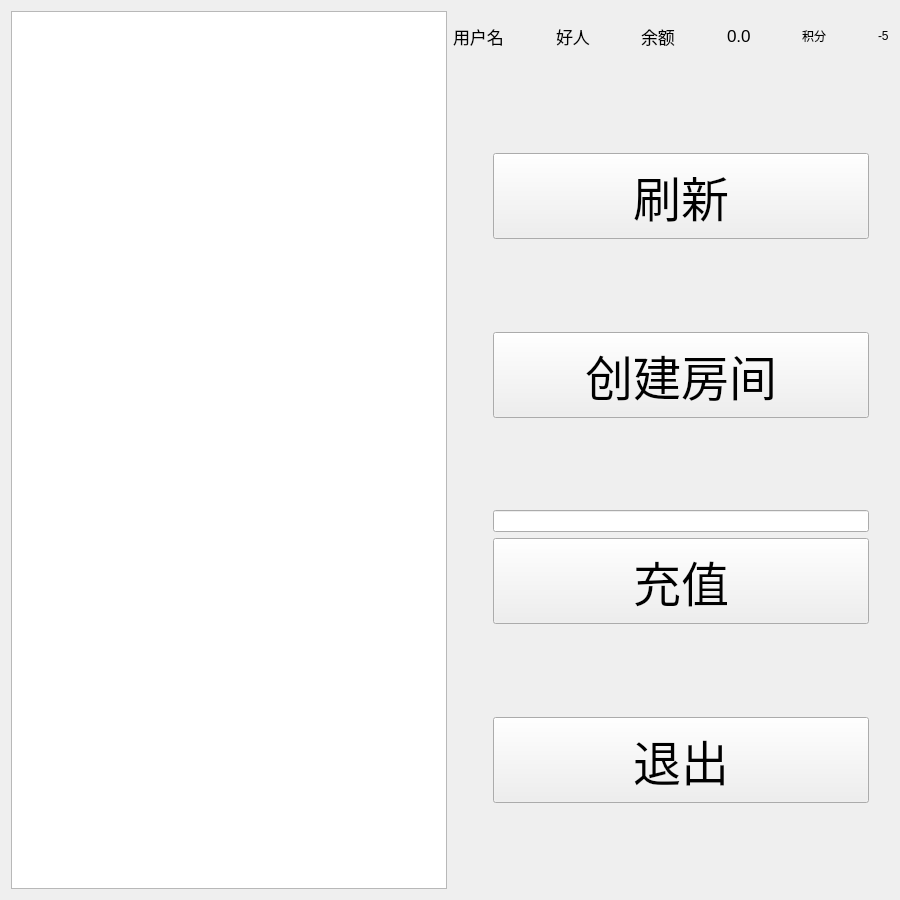
<?xml version="1.0" encoding="UTF-8"?>
<ui version="4.0">
 <class>W2</class>
 <widget class="QWidget" name="W2">
  <property name="geometry">
   <rect>
    <x>0</x>
    <y>0</y>
    <width>900</width>
    <height>900</height>
   </rect>
  </property>
  <property name="windowTitle">
   <string>Form</string>
  </property>
  <layout class="QHBoxLayout" name="horizontalLayout_4">
   <item>
    <layout class="QHBoxLayout" name="horizontalLayout_3">
     <item>
      <widget class="QListView" name="lv"/>
     </item>
     <item>
      <layout class="QVBoxLayout" name="verticalLayout_2">
       <item>
        <layout class="QHBoxLayout" name="horizontalLayout_2">
         <item>
          <widget class="QLabel" name="label">
           <property name="sizePolicy">
            <sizepolicy hsizetype="Preferred" vsizetype="Minimum">
             <horstretch>0</horstretch>
             <verstretch>0</verstretch>
            </sizepolicy>
           </property>
           <property name="minimumSize">
            <size>
             <width>0</width>
             <height>50</height>
            </size>
           </property>
           <property name="font">
            <font>
             <pointsize>13</pointsize>
            </font>
           </property>
           <property name="text">
            <string>用户名</string>
           </property>
          </widget>
         </item>
         <item>
          <spacer name="horizontalSpacer_3">
           <property name="orientation">
            <enum>Qt::Horizontal</enum>
           </property>
           <property name="sizeHint" stdset="0">
            <size>
             <width>40</width>
             <height>20</height>
            </size>
           </property>
          </spacer>
         </item>
         <item>
          <widget class="QLabel" name="username_label">
           <property name="sizePolicy">
            <sizepolicy hsizetype="Preferred" vsizetype="Minimum">
             <horstretch>0</horstretch>
             <verstretch>0</verstretch>
            </sizepolicy>
           </property>
           <property name="minimumSize">
            <size>
             <width>0</width>
             <height>50</height>
            </size>
           </property>
           <property name="font">
            <font>
             <pointsize>13</pointsize>
            </font>
           </property>
           <property name="text">
            <string>好人</string>
           </property>
          </widget>
         </item>
         <item>
          <spacer name="horizontalSpacer_4">
           <property name="orientation">
            <enum>Qt::Horizontal</enum>
           </property>
           <property name="sizeHint" stdset="0">
            <size>
             <width>40</width>
             <height>20</height>
            </size>
           </property>
          </spacer>
         </item>
         <item>
          <widget class="QLabel" name="label_3">
           <property name="sizePolicy">
            <sizepolicy hsizetype="Preferred" vsizetype="Minimum">
             <horstretch>0</horstretch>
             <verstretch>50</verstretch>
            </sizepolicy>
           </property>
           <property name="font">
            <font>
             <pointsize>13</pointsize>
            </font>
           </property>
           <property name="text">
            <string>余额</string>
           </property>
          </widget>
         </item>
         <item>
          <spacer name="horizontalSpacer_5">
           <property name="orientation">
            <enum>Qt::Horizontal</enum>
           </property>
           <property name="sizeHint" stdset="0">
            <size>
             <width>40</width>
             <height>20</height>
            </size>
           </property>
          </spacer>
         </item>
         <item>
          <widget class="QLabel" name="balance_lb">
           <property name="sizePolicy">
            <sizepolicy hsizetype="Preferred" vsizetype="Minimum">
             <horstretch>0</horstretch>
             <verstretch>60</verstretch>
            </sizepolicy>
           </property>
           <property name="font">
            <font>
             <pointsize>13</pointsize>
            </font>
           </property>
           <property name="text">
            <string>0.0</string>
           </property>
          </widget>
         </item>
         <item>
          <spacer name="horizontalSpacer_6">
           <property name="orientation">
            <enum>Qt::Horizontal</enum>
           </property>
           <property name="sizeHint" stdset="0">
            <size>
             <width>40</width>
             <height>20</height>
            </size>
           </property>
          </spacer>
         </item>
         <item>
          <widget class="QLabel" name="label_2">
           <property name="text">
            <string>积分</string>
           </property>
          </widget>
         </item>
         <item>
          <spacer name="horizontalSpacer_7">
           <property name="orientation">
            <enum>Qt::Horizontal</enum>
           </property>
           <property name="sizeHint" stdset="0">
            <size>
             <width>40</width>
             <height>20</height>
            </size>
           </property>
          </spacer>
         </item>
         <item>
          <widget class="QLabel" name="credit_label">
           <property name="text">
            <string>-5</string>
           </property>
          </widget>
         </item>
        </layout>
       </item>
       <item>
        <layout class="QHBoxLayout" name="horizontalLayout">
         <item>
          <spacer name="horizontalSpacer">
           <property name="orientation">
            <enum>Qt::Horizontal</enum>
           </property>
           <property name="sizeType">
            <enum>QSizePolicy::Preferred</enum>
           </property>
           <property name="sizeHint" stdset="0">
            <size>
             <width>40</width>
             <height>20</height>
            </size>
           </property>
          </spacer>
         </item>
         <item>
          <layout class="QVBoxLayout" name="verticalLayout">
           <item>
            <spacer name="verticalSpacer_4">
             <property name="orientation">
              <enum>Qt::Vertical</enum>
             </property>
             <property name="sizeHint" stdset="0">
              <size>
               <width>20</width>
               <height>40</height>
              </size>
             </property>
            </spacer>
           </item>
           <item>
            <widget class="QPushButton" name="refresh_pb">
             <property name="sizePolicy">
              <sizepolicy hsizetype="Minimum" vsizetype="Expanding">
               <horstretch>0</horstretch>
               <verstretch>0</verstretch>
              </sizepolicy>
             </property>
             <property name="font">
              <font>
               <pointsize>36</pointsize>
              </font>
             </property>
             <property name="text">
              <string>刷新</string>
             </property>
            </widget>
           </item>
           <item>
            <spacer name="verticalSpacer">
             <property name="orientation">
              <enum>Qt::Vertical</enum>
             </property>
             <property name="sizeHint" stdset="0">
              <size>
               <width>20</width>
               <height>40</height>
              </size>
             </property>
            </spacer>
           </item>
           <item>
            <widget class="QPushButton" name="create_pb">
             <property name="sizePolicy">
              <sizepolicy hsizetype="Minimum" vsizetype="Expanding">
               <horstretch>0</horstretch>
               <verstretch>0</verstretch>
              </sizepolicy>
             </property>
             <property name="font">
              <font>
               <pointsize>36</pointsize>
              </font>
             </property>
             <property name="text">
              <string>创建房间</string>
             </property>
            </widget>
           </item>
           <item>
            <spacer name="verticalSpacer_3">
             <property name="orientation">
              <enum>Qt::Vertical</enum>
             </property>
             <property name="sizeHint" stdset="0">
              <size>
               <width>20</width>
               <height>40</height>
              </size>
             </property>
            </spacer>
           </item>
           <item>
            <widget class="QLineEdit" name="money_le">
             <property name="dragEnabled">
              <bool>false</bool>
             </property>
            </widget>
           </item>
           <item>
            <widget class="QPushButton" name="topup_pb">
             <property name="sizePolicy">
              <sizepolicy hsizetype="Minimum" vsizetype="Expanding">
               <horstretch>0</horstretch>
               <verstretch>0</verstretch>
              </sizepolicy>
             </property>
             <property name="font">
              <font>
               <pointsize>36</pointsize>
              </font>
             </property>
             <property name="text">
              <string>充值</string>
             </property>
            </widget>
           </item>
           <item>
            <spacer name="verticalSpacer_2">
             <property name="orientation">
              <enum>Qt::Vertical</enum>
             </property>
             <property name="sizeHint" stdset="0">
              <size>
               <width>20</width>
               <height>40</height>
              </size>
             </property>
            </spacer>
           </item>
           <item>
            <widget class="QPushButton" name="quit_pb">
             <property name="sizePolicy">
              <sizepolicy hsizetype="Minimum" vsizetype="Expanding">
               <horstretch>0</horstretch>
               <verstretch>0</verstretch>
              </sizepolicy>
             </property>
             <property name="font">
              <font>
               <pointsize>36</pointsize>
              </font>
             </property>
             <property name="text">
              <string>退出</string>
             </property>
            </widget>
           </item>
           <item>
            <spacer name="verticalSpacer_5">
             <property name="orientation">
              <enum>Qt::Vertical</enum>
             </property>
             <property name="sizeHint" stdset="0">
              <size>
               <width>20</width>
               <height>40</height>
              </size>
             </property>
            </spacer>
           </item>
          </layout>
         </item>
         <item>
          <spacer name="horizontalSpacer_2">
           <property name="orientation">
            <enum>Qt::Horizontal</enum>
           </property>
           <property name="sizeType">
            <enum>QSizePolicy::Preferred</enum>
           </property>
           <property name="sizeHint" stdset="0">
            <size>
             <width>20</width>
             <height>20</height>
            </size>
           </property>
          </spacer>
         </item>
        </layout>
       </item>
      </layout>
     </item>
    </layout>
   </item>
  </layout>
 </widget>
 <resources/>
 <connections/>
</ui>
